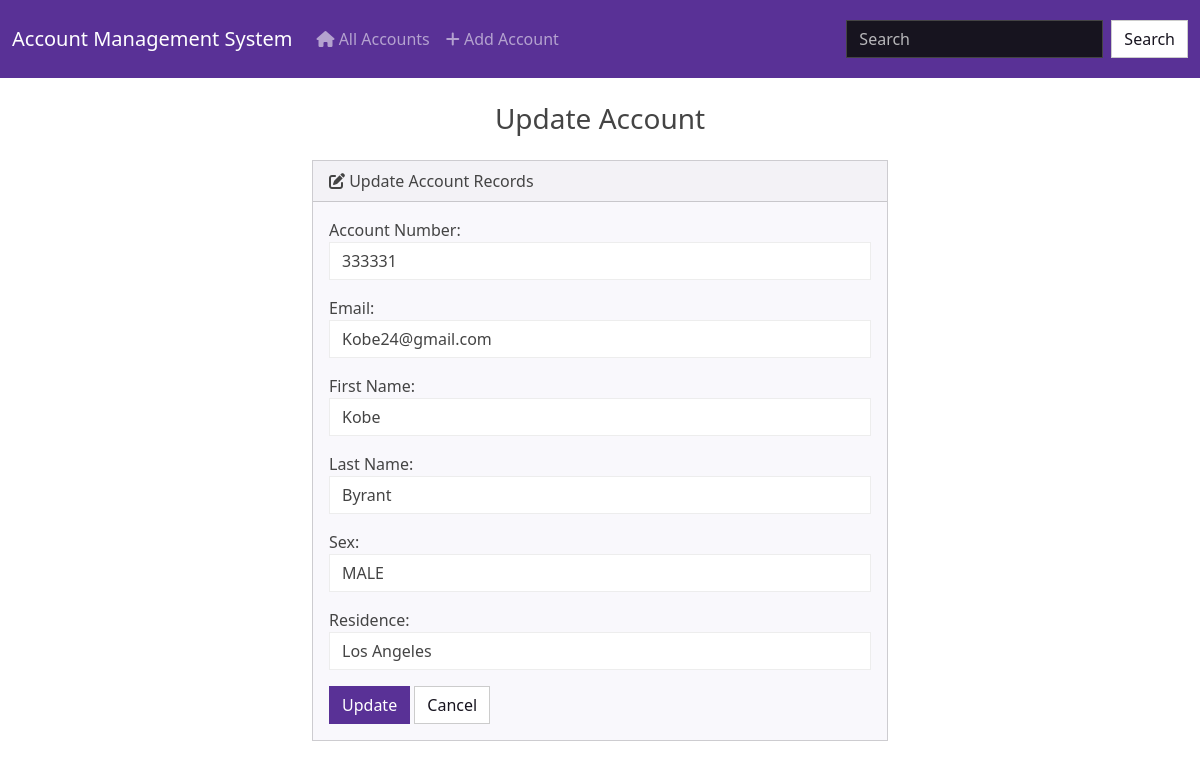
The page /update/15/ on the database its author committed.
### accounts/models.py (models this page shows, shortened)
class Account(models.Model):
    class Sex(models.TextChoices):
        MALE = 'M', 'MALE'
        FEMALE = 'F', 'FEMALE'
    account_number = models.PositiveBigIntegerField()
    email = models.EmailField(max_length=100)
    first_name = models.CharField(max_length=50)
    last_name = models.CharField(max_length=50)
    sex = models.CharField(max_length=1, choices=Sex.choices)
    residence = models.CharField(max_length=50)

### accounts/views.py (the view)
# urls.py: path('update/<int:id>/', views.update, name='update'),
def update(request, id):
    if request.method == 'POST':
        account = Account.objects.get(pk=id)
        form = accountForm(request.POST, instance=account)
        if form.is_valid():
            form.save()
            return render(request, 'accounts/update.html', {
                'form': form,
                'success': True
            })
    else:
        account = Account.objects.get(pk=id)
        form = accountForm(instance=account)
    return render(request, 'accounts/update.html', {
        'form': form
    })

### accounts/forms.py
class accountForm(forms.ModelForm):
    class Meta:
        model = Account
        fields = ['account_number', 'email', 'first_name', 'last_name', 'sex', 'residence']
        labels = {
            'account_number': 'Account Number',
            'email': 'Email',
            'first_name': 'First Name',
            'last_name': 'Last Name',
            'sex': 'Sex',
            'residence': 'Residence'
        }
        widgets = {
        'account_number': forms.NumberInput(attrs={'class': 'form-control'}),
        'email': forms.EmailInput(attrs={'class': 'form-control'}),
        'first_name': forms.TextInput(attrs={'class': 'form-control'}),
        'last_name': forms.TextInput(attrs={'class': 'form-control'}),
        'sex': forms.Select(attrs={'class': 'form-control'}),
        'residence': forms.TextInput(attrs={'class': 'form-control'}),
        }

### accounts/templates/accounts/update.html (shortened to what this page needs)
{% extends "accounts/base.html" %}
{% block body %}
    <h3 class="text-center m-4">Update Account</h3>
    {% if success %}
    <div class="alert alert-success" role="alert">
        <i class="fa-solid fa-check"></i> The account is updated successfully. <strong>Automatically redirecting to Home Page...</strong>
        <a href="{% url 'index' %}" class="alert-link">Go to Home Page.</a>
    </div>
    <script>
        // Automatically redirect after a short delay
        setTimeout(function() {
          window.location.href = "{% url 'index' %}";
        }, 3000); // Change 3000 to the desired delay in milliseconds
    </script>
    {% else %}
    <div class="row justify-content-center">
        <div class="col-6">
        <div class="card bg-light mb-3">
            <div class="card-header">
            <i class="fa-solid fa-pen-to-square"></i> Update Account Records
            </div>
            <div class="card-body">
            <form action="" method="POST">
                {{ form.as_p }}
                <button type="submit" class="btn btn-primary">Update</button>
                <a href="{% url 'index' %}" class="btn btn-secondary">Cancel</a>
            </form>
            </div>
        </div>
        </div>
    </div>
{% endif %}
{% endblock %}

### rows shown on the page
Account: account_number "333331", email "Kobe24@gmail.com", first_name "Kobe", last_name "Byrant", sex "MALE", residence "Los Angeles"
